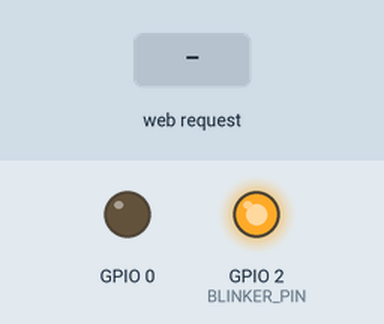
A program run on a simulated ESP8266 (NodeMCU). On the bench: output pins drawn as LEDs (lit = HIGH). The test bench sets the inputs (shaded band). WiFi joins after 1.5 s; servers stay silent unless stated; what the program prints to the serial monitor is not drawn.

Above: at 2.7 s.
2.8 s: HTTP request GET /alarm?alarm=true received
At 3.8 s:
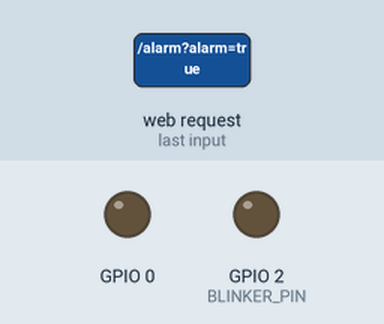
4.3 s: HTTP request GET /alarm?alarm=false received
At 4.9 s:
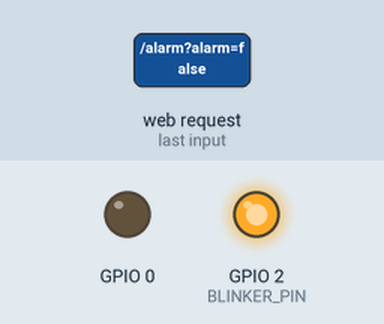
Timing chart, 0 to 7.3 s (numbered marks = the images above; inputs shaded):
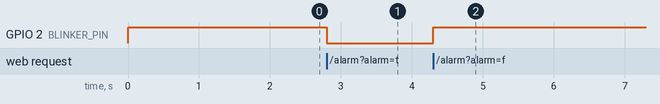

Measured:
- after the input at 2.8 s, GPIO 2 (BLINKER_PIN): HIGH → LOW at once
- after the input at 4.3 s, GPIO 2 (BLINKER_PIN): LOW → HIGH at once

The program:

main.cpp
```cpp
#include <ESP8266WiFi.h>
#include <WiFiClient.h>
#include <ESP8266WebServer.h>
#include <ESP8266mDNS.h>

const char* ssid = "REPLACE";
const char* password = "ME";

const unsigned long TOTAL_ALARM_DURATION = 60000;
const unsigned long INITIAL_BLINKING_DURATION = 10000;
const unsigned long REPEAT_EVERY = 5000;
const unsigned long REPETITION_DURATION = 1000;

ESP8266WebServer server(80);

const int BLINKER_PIN = 2;
const int ALARM_DISABLED = 0;
const int ALARM_ENABLED = 1;

const int BLINKER_DISABLED = HIGH;
const int BLINKER_ENABLED = LOW;

int alarmState = ALARM_DISABLED;
int blinkerState = BLINKER_DISABLED;

unsigned long alarmStartTime = 0;

unsigned long getActionDuration(unsigned long actionStartTime){
  return millis() - actionStartTime;
}

bool isTimePassed(unsigned long actionStartTime, unsigned long durationMillis){
  return getActionDuration(actionStartTime) >= durationMillis;
}

bool isTimeInRangeInPast(unsigned long actionStartTime, unsigned long leastNumber, unsigned long greatestNumber){
  return isTimePassed(actionStartTime, leastNumber) && !isTimePassed(actionStartTime, greatestNumber);
}


void setBlinkerState(int newState){
  if (blinkerState != newState){
    blinkerState = newState;
    digitalWrite(BLINKER_PIN, newState);
  }
}

void startAlarm(){
  alarmState = ALARM_ENABLED;
  setBlinkerState(BLINKER_ENABLED);
  alarmStartTime = millis();
}

void stopAlarm(){
  alarmState = ALARM_DISABLED;
  setBlinkerState(BLINKER_DISABLED);
}

int isAlarmEnabled(){
  return alarmState == ALARM_ENABLED;
}


void handleTimers(){
  if (!isAlarmEnabled()) return;

  if (isTimePassed(alarmStartTime, TOTAL_ALARM_DURATION)){
    stopAlarm();
    return;
  }

  int desiredBlinkerState = BLINKER_DISABLED;
  if (
    isTimeInRangeInPast(alarmStartTime, 0, INITIAL_BLINKING_DURATION)
    || isTimeInRangeInPast(alarmStartTime, 10000, 15000)
    || getActionDuration(alarmStartTime) % REPEAT_EVERY < REPETITION_DURATION
  ){
    desiredBlinkerState = BLINKER_ENABLED;
  }

  setBlinkerState(desiredBlinkerState);
}


void handleRoot() {
  String response = "hello from esp8266!\n\n";

  response += "Alarm state: ";
  if (isAlarmEnabled()){
    response += "enabled";
  } else {
    response += "disabled";
  }
  response += "\n";

  response += "Blinker state: ";
  if (blinkerState == BLINKER_ENABLED) {
    response += "enabled";
  } else {
    response += "disabled";
  }
  response += "\n";

  response += "Time passed since last alarm: " + String( getActionDuration(alarmStartTime) / 1000 );

  server.send(200, "text/plain", response);
}


void printParams(String& message){
  message += "URI: ";
  message += server.uri();
  message += "\nMethod: ";
  message += (server.method() == HTTP_GET)?"GET":"POST";
  message += "\nArguments: ";
  message += server.args();
  message += "\n";
  for (uint8_t i=0; i<server.args(); i++){
    message += " " + server.argName(i) + ": " + server.arg(i) + "\n";
  }
}


void handleAlarm() {
  String response = "Alarm state change\n\n";

  String alarmArgument = server.arg("alarm");

  if (alarmArgument == "true"){
    startAlarm();
  } else if (alarmArgument == "false"){
    stopAlarm();
  } else {
    response += "Unknown 'alarm' parameter value: " + alarmArgument + "\nNothing changed\n";
  }

  printParams(response);

  server.send(200, "text/plain", response);
}


void handleNotFound(){
  String message = "File Not Found\n\n";
  printParams(message);

  server.send(404, "text/plain", message);
}


void setup(void){
  pinMode(0, OUTPUT);
  pinMode(2, OUTPUT);

  digitalWrite(0, LOW);
  digitalWrite(BLINKER_PIN, HIGH); // disable light by def

  Serial.begin(115200);
  WiFi.mode(WIFI_STA);
  WiFi.begin(ssid, password);
  Serial.println("");

  // Wait for connection
  while (WiFi.status() != WL_CONNECTED) {
    delay(500);
    Serial.print(".");
  }
  Serial.println("");
  Serial.print("Connected to ");
  Serial.println(ssid);
  Serial.print("IP address: ");
  Serial.println(WiFi.localIP());

  if (MDNS.begin("esp8266")) {
    Serial.println("MDNS responder started");
  }

  server.on("/", handleRoot);
  server.on("/alarm", handleAlarm);

  server.on("/inline", [](){
    server.send(200, "text/plain", "this works as well");
  });

  server.onNotFound(handleNotFound);

  server.begin();
  Serial.println("HTTP server started");
}

void loop(void){
  server.handleClient();

  handleTimers();
}
```
